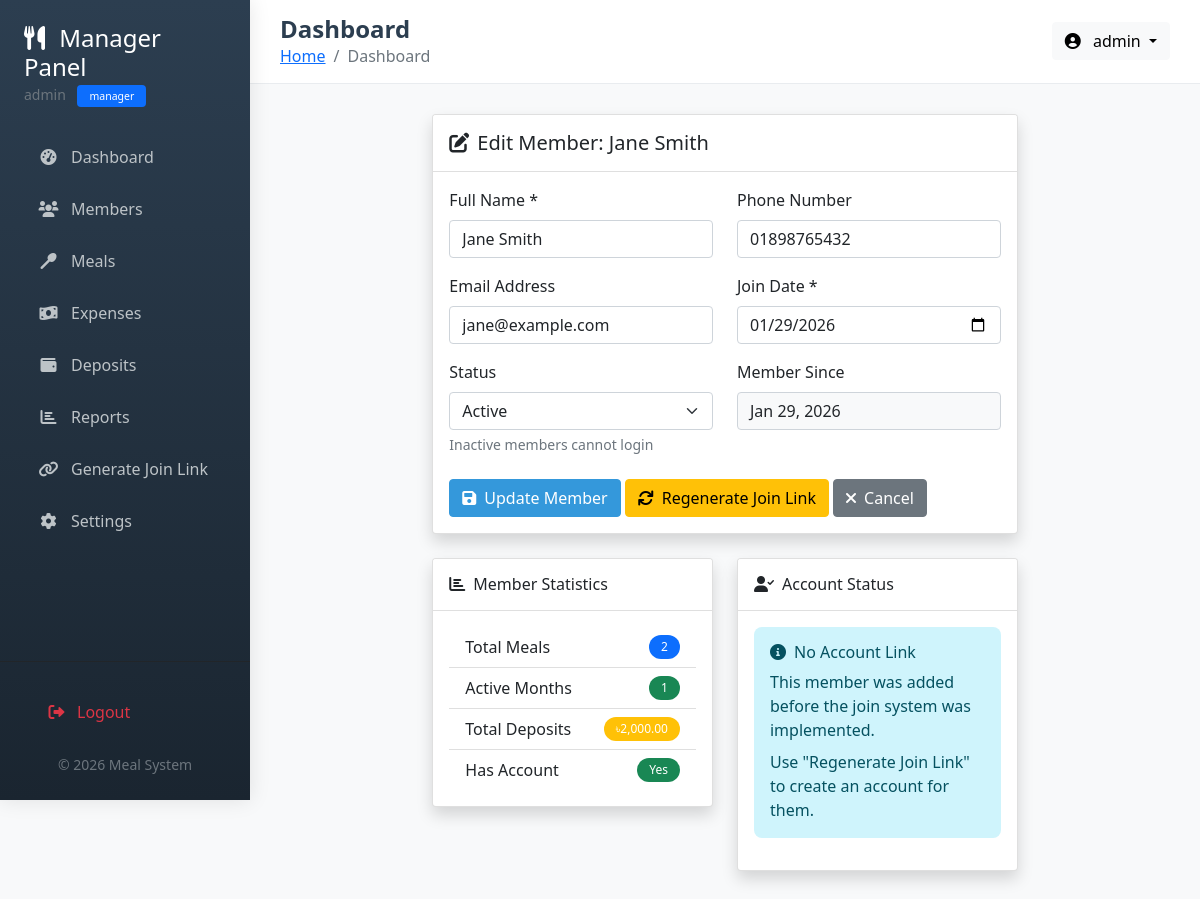
The page /manager/edit_member.php?id=2 (signed in) on the database its author committed.
### tables this page shows
CREATE TABLE IF NOT EXISTS members (
    member_id INT PRIMARY KEY AUTO_INCREMENT,
    name VARCHAR(100) NOT NULL,
    phone VARCHAR(20),
    email VARCHAR(100),
    join_date DATE NOT NULL,
    status ENUM('active', 'inactive') DEFAULT 'active',
    created_by INT DEFAULT NULL,
    join_token VARCHAR(100) UNIQUE,
    token_expiry DATETIME,
    created_at TIMESTAMP DEFAULT CURRENT_TIMESTAMP,
    INDEX idx_status (status),
    FOREIGN KEY (created_by) REFERENCES users(user_id) ON DELETE SET NULL
);

### config/database.php (called while the page is built, shortened)
<?php
function getConnection() {
    static $conn = null;
    if ($conn === null) {
        $conn = mysqli_connect(DB_HOST, DB_USER, DB_PASS);
        mysqli_set_charset($conn, "utf8mb4");
    }
    return $conn;
}
?>

### includes/functions.php (called while the page is built, shortened)
<?php
require_once __DIR__ . '/../config/database.php';
class Functions {
    public function formatCurrency($amount) {
        return '৳' . number_format($amount, 2);
    }
    public function formatDate($date_string) {
        return date('M d, Y', strtotime($date_string));
    }
}
?>

### manager/edit_member.php (the view, shortened to what this page needs)
<?php
require_once '../includes/functions.php';
require_once '../includes/header.php';
$functions = new Functions();
$conn = getConnection();
$member_id = intval($_GET['id']);
$sql = "SELECT * FROM members WHERE member_id = ?";
$stmt = mysqli_prepare($conn, $sql);
mysqli_stmt_bind_param($stmt, "i", $member_id);
mysqli_stmt_execute($stmt);
$result = mysqli_stmt_get_result($stmt);
$member = mysqli_fetch_assoc($result);
?>
<div class="row">
    <div class="col-lg-8 mx-auto">
        <div class="card shadow">
            <div class="card-header bg-white py-3">
                <h5 class="mb-0"><i class="fas fa-edit me-2"></i>Edit Member: <?php echo htmlspecialchars($member['name']); ?></h5>
            </div>
            <div class="card-body">
                <form method="POST" action="">
                    <div class="row mb-3">
                        <div class="col-md-6">
                            <label for="name" class="form-label">Full Name *</label>
                            <input type="text" class="form-control" id="name" name="name"
                                   value="<?php echo htmlspecialchars($member['name']); ?>" required>
                        </div>
                        <div class="col-md-6">
                            <label for="phone" class="form-label">Phone Number</label>
                            <input type="tel" class="form-control" id="phone" name="phone"
                                   value="<?php echo htmlspecialchars($member['phone']); ?>">
                        </div>
                    </div>
                    <div class="row mb-3">
                        <div class="col-md-6">
                            <label for="email" class="form-label">Email Address</label>
                            <input type="email" class="form-control" id="email" name="email"
                                   value="<?php echo htmlspecialchars($member['email']); ?>">
                        </div>
                        <div class="col-md-6">
                            <label for="join_date" class="form-label">Join Date *</label>
                            <input type="date" class="form-control" id="join_date" name="join_date"
                                   value="<?php echo $member['join_date']; ?>" required>
                        </div>
                    </div>
                    <div class="row mb-4">
                        <div class="col-md-6">
                            <label for="status" class="form-label">Status</label>
                            <select class="form-select" id="status" name="status">
                                <option value="active" <?php echo $member['status'] == 'active' ? 'selected' : ''; ?>>Active</option>
                            </select>
                            <div class="form-text">Inactive members cannot login</div>
                        </div>
                        <div class="col-md-6">
                            <label class="form-label">Member Since</label>
                            <div class="form-control" style="background-color: #f8f9fa;">
                                <?php echo $functions->formatDate($member['created_at']); ?>
                            </div>
                        </div>
                    </div>
                    <div class="mt-4">
                        <button type="submit" name="update" class="btn btn-primary">
                            <i class="fas fa-save me-2"></i>Update Member
                        </button>
                        <button type="submit" name="regenerate_token" class="btn btn-warning">
                            <i class="fas fa-sync me-2"></i>Regenerate Join Link
                        </button>
                        <a href="members.php" class="btn btn-secondary">
                            <i class="fas fa-times me-2"></i>Cancel
                        </a>
                    </div>
                </form>
            </div>
        </div>
        <div class="row mt-4">
            <div class="col-md-6">
                <div class="card shadow">
                    <div class="card-header bg-white py-3">
                        <h6 class="mb-0"><i class="fas fa-chart-bar me-2"></i>Member Statistics</h6>
                    </div>
                    <div class="card-body">
                        <?php
                        $stats_sql = "SELECT
                            (SELECT COUNT(*) FROM meals WHERE member_id = ?) as total_meals,
                            (SELECT COUNT(DISTINCT DATE_FORMAT(meal_date, '%Y-%m')) FROM meals WHERE member_id = ?) as active_months,
                            (SELECT SUM(amount) FROM deposits WHERE member_id = ?) as total_deposits,
                            (SELECT SUM(amount) FROM expenses) as total_expenses";
                        $stats_stmt = mysqli_prepare($conn, $stats_sql);
                        mysqli_stmt_bind_param($stats_stmt, "iii", $member_id, $member_id, $member_id);
                        mysqli_stmt_execute($stats_stmt);
                        $stats_result = mysqli_stmt_get_result($stats_stmt);
                        $stats = mysqli_fetch_assoc($stats_result);
                        ?>
                        <ul class="list-group list-group-flush">
                            <li class="list-group-item d-flex justify-content-between align-items-center">
                                Total Meals
                                <span class="badge bg-primary rounded-pill"><?php echo $stats['total_meals'] ?: 0; ?></span>
                            </li>
                            <li class="list-group-item d-flex justify-content-between align-items-center">
                                Active Months
                                <span class="badge bg-success rounded-pill"><?php echo $stats['active_months'] ?: 0; ?></span>
                            </li>
                            <li class="list-group-item d-flex justify-content-between align-items-center">
                                Total Deposits
                                <span class="badge bg-warning rounded-pill"><?php echo $functions->formatCurrency($stats['total_deposits'] ?: 0); ?></span>
                            </li>
                            <li class="list-group-item d-flex justify-content-between align-items-center">
                                Has Account
                                <span class="badge bg-<?php echo $member['join_token'] ? 'danger' : 'success'; ?> rounded-pill">
                                    <?php echo $member['join_token'] ? 'No' : 'Yes'; ?>
                                </span>
                            </li>
                        </ul>
                    </div>
                </div>
            </div>
            <div class="col-md-6">
                <div class="card shadow">
                    <div class="card-header bg-white py-3">
                        <h6 class="mb-0"><i class="fas fa-user-check me-2"></i>Account Status</h6>
                    </div>
                    <div class="card-body">
                        <?php
                        $user_sql = "SELECT u.username, u.email, u.last_login FROM users u WHERE u.member_id = ?";
                        $user_stmt = mysqli_prepare($conn, $user_sql);
                        mysqli_stmt_bind_param($user_stmt, "i", $member_id);
                        mysqli_stmt_execute($user_stmt);
                        $user_result = mysqli_stmt_get_result($user_stmt);
                        $user_account = mysqli_fetch_assoc($user_result);
                        ?>
                        <?php if ($user_account): ?>
                        <div class="alert alert-success">
                            <h6><i class="fas fa-check-circle me-2"></i>Account Created</h6>
                            <p class="mb-1"><strong>Username:</strong> <?php echo htmlspecialchars($user_account['username']); ?></p>
                            <p class="mb-1"><strong>Email:</strong> <?php echo htmlspecialchars($user_account['email']); ?></p>
                            <p class="mb-0"><strong>Last Login:</strong>
                                <?php echo $user_account['last_login'] ? date('M d, Y h:i A', strtotime($user_account['last_login'])) : 'Never'; ?>
                            </p>
                        </div>
                        <?php else: ?>
                        <div class="alert alert-info">
                            <h6><i class="fas fa-info-circle me-2"></i>No Account Link</h6>
                            <p class="mb-2">This member was added before the join system was implemented.</p>
                            <p class="mb-0">Use "Regenerate Join Link" to create an account for them.</p>
                        </div>
                        <?php endif; ?>
                    </div>
                </div>
            </div>
        </div>
    </div>
</div>
<?php
require_once '../includes/footer.php';
?>

### includes/header.php (style rules this page uses)
:root { --primary-color: #2c3e50; --secondary-color: #3498db; --success-color: #27ae60; --warning-color: #f39c12; --danger-color: #e74c3c; }
body { font-family: 'Segoe UI', Tahoma, Geneva, Verdana, sans-serif; background-color: #f8f9fa; min-height: 100vh; }
.btn-primary { background-color: var(--secondary-color); border-color: var(--secondary-color); }
.alert { border: none; border-radius: 8px; }
.badge { padding: 6px 12px; font-weight: 500; }

### rows shown on the page
members: name "Jane Smith", phone "01898765432", email "jane@example.com", join_date "01/29/2026", status "Active", created_at "Jan 29, 2026"

### other values the page prints
$_SESSION['username'] "admin"
$_SESSION['role'] "manager"
$page_title "Dashboard"
$stats['total_meals'] ?: 0 "2"
$stats['active_months'] ?: 0 "1"
$functions->formatCurrency($stats['total_deposits'] ?: 0) "৳2,000.00"
